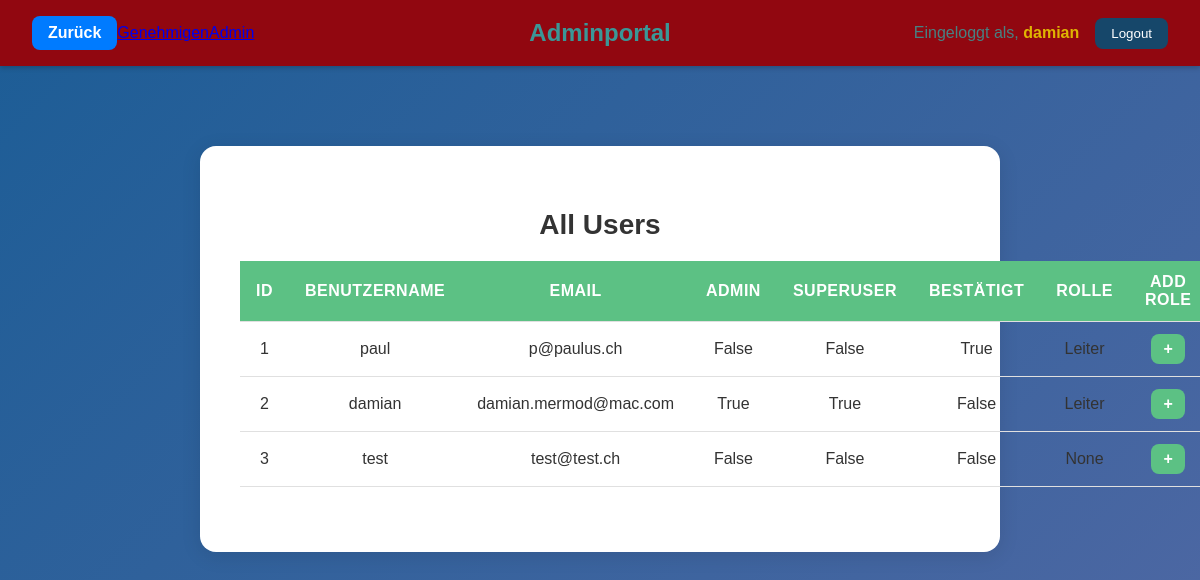
/all_users/ (signed in), run on the app's committed database.
### accounts/models.py (models this page shows)
class User(AbstractUser):
    is_approve = models.BooleanField(default=False)
    role = models.ForeignKey('Role', on_delete=models.PROTECT, null=True, blank=True)

class Role(models.Model):
    name = models.CharField(max_length=20)
    def __str__(self):
        return self.name

### accounts/views.py (the view)
# urls.py: path('all_users/', views.all_users_view, name='all_users'),
@login_required
@user_passes_test(lambda u: u.is_superuser)
def all_users_view(request):
    allusers = User.objects.all()
    return render(request, "accounts/allusers.html", {"objects": allusers})

### accounts/templates/accounts/allusers.html (shortened to what this page needs)
{% extends "base.html" %}
{% block header %}
  {% include 'includes/admin_header.html' %}
{% endblock %}
{% block content %}
<div class="user-container">
    <h2>All Users</h2>
    <table class="user-table">
        <thead>
        <tr>
            <th>ID</th>
            <th>Benutzername</th>
            <th>Email</th>
            <th>Admin</th>
            <th>Superuser</th>
            <th>Bestätigt</th>
            <th>Rolle</th>
            <th>Add Role</th>
        </tr>
        </thead>
        <tbody>
        {% for user in objects %}
        <tr>
            <td>{{ user.id }}</td>
            <td>{{ user.username }}</td>
            <td>{{ user.email }}</td>
            <td>{{ user.is_staff }}</td>
            <td>{{ user.is_superuser }}</td>
            <td>{{ user.is_approve }}</td>
            <td>{{ user.role }}</td>
            <td class="add_role_button"><a href="{% url 'add_role' user.id %}" class="btn">+</a></td>
        </tr>
        {% empty %}
        <tr>
            <td colspan="6">No users found.</td>
        </tr>
        {% endfor %}
        </tbody>
    </table>
</div>
{% endblock %}

### templates/base.html (shortened to what this page needs)
{% load static %}
<!DOCTYPE html>
<html lang="en">
<head>
    <link rel="stylesheet" href="{% static 'css/styles.css' %}">
</head>
<body>
{% block header %}{% endblock %}
<main>
    {% block content %}{% endblock %}
</main>
</body>
</html>

### templates/includes/admin_header.html (shortened to what this page needs)
{% load static %}
<link rel="stylesheet" href="{% static 'css/admin_header.css' %}">
<header class="app-header">
    <div class="header-left">
        <a href="javascript:history.back()" class="back-btn">Zurück</a>
        <a href="{% url 'approve' %}">Genehmigen</a>
        <a href="{% url 'admin:index' %}">Admin</a>
    </div>
    <div class="header-center">
        <h1 class="logo">{{ header_name|default:"Adminportal" }}</h1>
    </div>
    <div class="header-right">
        {% if user.is_authenticated %}
        <span class="username">Eingeloggt als, <span class="username-highlight">{{ user.username }}</span></span>
        <form action="{% url 'logout' %}" method="post" class="logout-form">
            <button type="submit" class="logout-btn">Logout</button>
        </form>
        {% else %}
        <a href="{% url 'login' %}" class="login-link">Login</a>
        {% endif %}
    </div>
</header>

### static/css/styles.css (style rules this page uses)
html, body { height: 100%; margin: 0; padding: 0; font-family: Arial, sans-serif; background: linear-gradient(135deg, #1c5d96 0%, #5168a4 100%); background-attachment: fixed; background-repeat: no-repeat; background-size: cover; }
.username-highlight { color: #eed400; font-weight: 600; }
.user-container { max-width: 60%; margin: 80px auto; text-align: center; background: #ffffff; padding: 40px; border-radius: 16px; box-shadow: 0 4px 20px rgba(0, 0, 0, 0.1); }
.user-container h2 { margin-bottom: 20px; font-size: 28px; color: #333333; }
.user-table { width: 100%; border-collapse: collapse; margin-bottom: 25px; }
.user-table th, .user-table td { padding: 12px 16px; border-bottom: 1px solid #e0e0e0; }
.user-table th { background: #5cc184; color: #ffffff; text-transform: uppercase; letter-spacing: 0.5px; }
.user-table td { color: #333333; }
.add_role_button .btn { display: inline-block; background-color: #5cc184; color: #ffffff; font-weight: 600; border-radius: 8px; padding: 6px 12px; text-decoration: none; transition: background-color 0.2s ease; }

### static/css/admin_header.css (style rules this page uses)
.app-header { display: flex; justify-content: space-between; align-items: center; background-color: #910710; color: #3B9797; padding: 1rem 2rem; box-shadow: 0 2px 5px rgba(0, 0, 0, 0.2); }
.app-header .header-left, .app-header .header-center, .app-header .header-right { display: flex; align-items: center; }
.app-header .header-left { flex: 1; }
.app-header .header-left .back-btn { text-decoration: none; background-color: #007BFF; color: white; padding: 0.5rem 1rem; border-radius: 8px; font-weight: bold; transition: background-color 0.3s ease; }
.app-header .header-center { flex: 1; justify-content: center; }
.app-header .header-center .logo { font-size: 1.5rem; font-weight: bold; margin: 0; text-align: center; }
.app-header .header-right { flex: 1; justify-content: flex-end; gap: 1rem; }
.app-header .header-right .username { font-size: 1rem; opacity: 0.85; }
.app-header .header-right .logout-form { display: inline; }
.app-header .header-right .logout-form .logout-btn { background-color: #16476A; border: none; color: #fff; padding: 0.5rem 1rem; border-radius: 8px; cursor: pointer; transition: background-color 0.3s ease; }

### data on the page
User: username "damian", id "2", email "damian.mermod@mac.com", is_staff "True", is_superuser "True", is_approve "False", role "Leiter"
User: id "1", username "paul", email "p@paulus.ch", is_staff "False", is_superuser "False", is_approve "True", role "Leiter"
User: id "3", username "test", email "test@test.ch", is_staff "False", is_superuser "False", is_approve "False", role "None"

### other printed values
{{ header_name|default:"Adminportal" }} "Adminportal"
